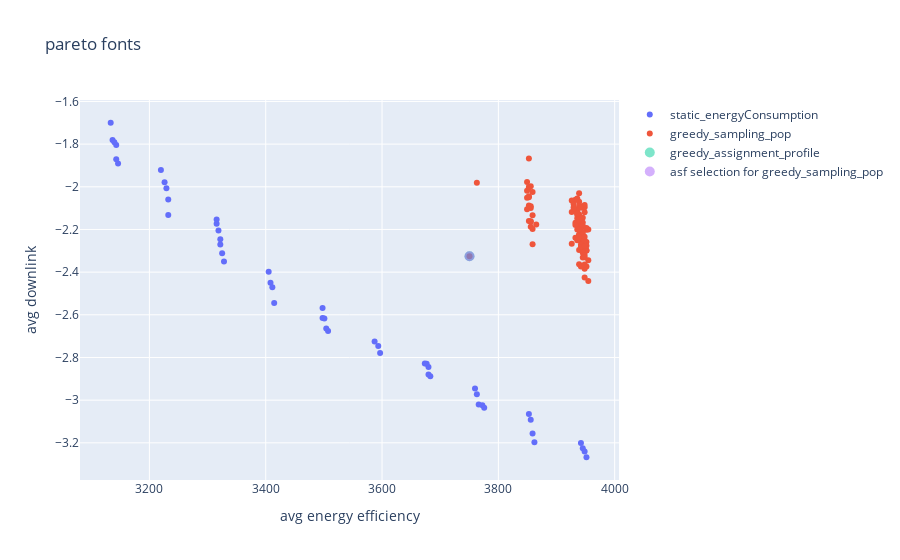
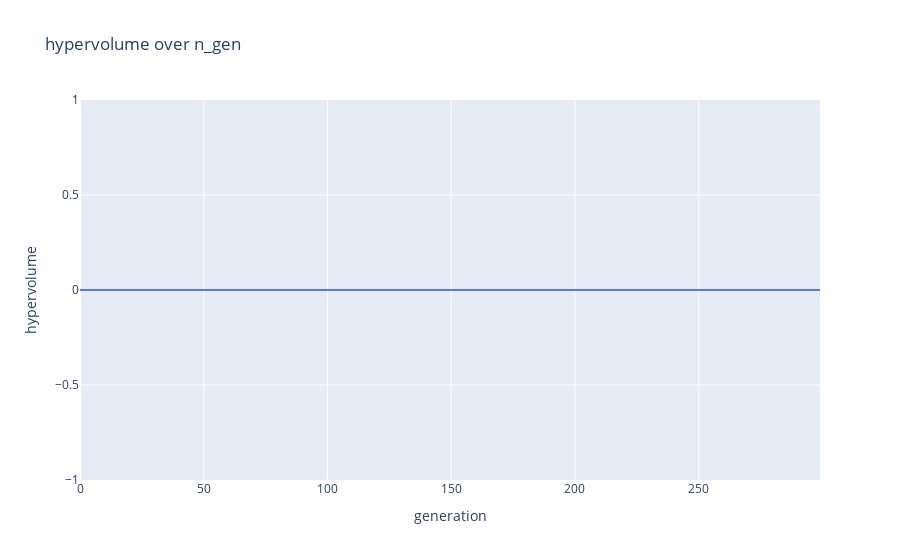

Notebook code for these charts, in order:
### Code cell
fig1 = go.Figure()
fig1.update_layout(
    title=f"pareto fonts",
    xaxis_title="avg energy efficiency",
    yaxis_title="avg downlink")

##### add paretofronts of all runs
for index, pareto_front in enumerate(pareto_fronts):
    fig1.add_trace(
        go.Scatter(
            x=np.array(pareto_front)[:,0],
            y=np.array(pareto_front)[:,1],
            mode='markers',
            name=config_names[index],
            )
        )

##### add rssi sampling population
son = Son(adjacencies_file_name=f"./datastore/{network_name}/{network_name}_adjacencies.json", parameter_config_file_name=f"./datastore/{network_name}/{config_names[0]}/{config_names[0]}.json")
sampling_pop_objecitve_space = create_greedy_rssi_sampling_pop(results_object["optimization_objectives"], son)
fig1.add_trace(
     go.Scatter(
        x=sampling_pop_objecitve_space[:,0],
        y=sampling_pop_objecitve_space[:,1],
        mode='markers',
        name= "greedy_sampling_pop",
        )
    )
###### highlight greedy assignment activation profile
fig1.add_trace(
    go.Scatter(
        x=np.array(sampling_pop_objecitve_space[-1][0]),
        y=np.array(sampling_pop_objecitve_space[-1][1]),
        mode='markers',
        name= "greedy_assignment_profile",
        opacity= 0.5,
        marker=dict(size=10)
        )
    )
##### highlight asf selection from rssi_sampling
i = asf_select(sampling_pop_objecitve_space)
fig1.add_trace(
    go.Scatter(
        x=np.array(sampling_pop_objecitve_space[i][0]),
        y=np.array(sampling_pop_objecitve_space[i][1]),
        mode='markers',
        name= "asf selection for greedy_sampling_pop",
        opacity= 0.5,
        marker=dict(size=10)
        )
    )

fig2 = go.Figure()
fig2.update_layout(
    title="hypervolume over n_gen",
    xaxis_title="generation",
    yaxis_title="hypervolume")

for index, hyper_volume_history in enumerate(hyper_volume_histories):
    fig2.add_trace(
        go.Scatter(
            x=list(range(0, len(hyper_volume_history))),
            y=hyper_volume_history,
            mode='lines',
            name=config_names[index],
            ))


fig1.show()
fig2.show()

### Figure 1 — Plotly figure (JSON) as saved in the notebook; plotly's stock layout.template omitted (floating-point values rounded to 4 significant figures)
{"data": [{"mode": "markers", "name": "static_energyConsumption", "type": "scatter", "x": [3594.0, 3773.0, 3501.0, 3507.0, 3776.0, 3146.0, 3408.0, 3856.0, 3498.0, 3766.0, 3322.0, 3677.0, 3137.0, 3319.0, 3411.0, 3763.0, 3316.0, 3597.0, 3948.0, 3405.0, 3229.0, 3232.0, 3683.0, 3951.0, 3942.0, 3680.0, 3232.0, 3504.0, 3328.0, 3859.0, 3862.0, 3498.0, 3143.0, 3143.0, 3316.0, 3853.0, 3325.0, 3674.0, 3760.0, 3133.0, 3226.0, 3680.0, 3140.0, 3220.0, 3322.0, 3415.0, 3587.0, 3945.0], "y": [-2.746, -3.024, -2.617, -2.676, -3.036, -1.89, -2.45, -3.092, -2.568, -3.02, -2.27, -2.829, -1.78, -2.205, -2.471, -2.972, -2.173, -2.779, -3.241, -2.398, -2.007, -2.132, -2.888, -3.268, -3.201, -2.844, -2.059, -2.664, -2.35, -3.156, -3.197, -2.615, -1.871, -1.804, -2.153, -3.064, -2.311, -2.829, -2.945, -1.7, -1.979, -2.88, -1.792, -1.921, -2.246, -2.544, -2.725, -3.225]}, {"mode": "markers", "name": "greedy_sampling_pop", "type": "scatter", "x": [3853.0, 3939.0, 3951.0, 3939.0, 3942.0, 3933.0, 3853.0, 3936.0, 3945.0, 3942.0, 3939.0, 3859.0, 3939.0, 3933.0, 3936.0, 3951.0, 3942.0, 3955.0, 3856.0, 3939.0, 3945.0, 3853.0, 3936.0, 3942.0, 3951.0, 3859.0, 3955.0, 3945.0, 3926.0, 3942.0, 3945.0, 3945.0, 3939.0, 3939.0, 3853.0, 3948.0, 3939.0, 3936.0, 3849.0, 3849.0, 3763.0, 3951.0, 3933.0, 3948.0, 3955.0, 3926.0, 3948.0, 3945.0, 3939.0, 3948.0, 3948.0, 3939.0, 3951.0, 3948.0, 3933.0, 3929.0, 3939.0, 3929.0, 3849.0, 3936.0, 3865.0, 3942.0, 3945.0, 3945.0, 3853.0, 3853.0, 3856.0, 3933.0, 3942.0, 3856.0, 3942.0, 3948.0, 3849.0, 3942.0, 3936.0, 3951.0, 3945.0, 3942.0, 3926.0, 3936.0, 3936.0, 3951.0, 3948.0, 3853.0, 3856.0, 3945.0, 3939.0, 3859.0, 3939.0, 3856.0, 3948.0, 3948.0, 3939.0, 3856.0, 3948.0, 3948.0, 3942.0, 3948.0, 3859.0, 3750.0], "y": [-2.087, -2.13, -2.201, -2.363, -2.287, -2.238, -2.049, -2.055, -2.331, -2.253, -2.296, -2.024, -2.153, -2.169, -2.201, -2.298, -2.221, -2.2, -2.099, -2.07, -2.145, -1.868, -2.123, -2.091, -2.299, -2.27, -2.441, -2.293, -2.119, -2.163, -2.309, -2.167, -2.03, -2.223, -2.005, -2.32, -2.09, -2.117, -2.105, -1.977, -1.982, -2.193, -2.061, -2.096, -2.344, -2.064, -2.425, -2.187, -2.23, -2.331, -2.267, -2.228, -2.373, -2.385, -2.105, -2.08, -2.176, -2.097, -2.051, -2.131, -2.176, -2.374, -2.184, -2.229, -2.045, -2.16, -2.092, -2.179, -2.272, -1.997, -2.204, -2.279, -2.019, -2.255, -2.148, -2.259, -2.263, -2.282, -2.266, -2.125, -2.25, -2.276, -2.277, -2.001, -2.163, -2.216, -2.2, -2.134, -2.157, -2.188, -2.25, -2.085, -2.234, -2.161, -2.364, -2.12, -2.098, -2.235, -2.197, -2.326]}, {"marker": {"size": 10}, "mode": "markers", "name": "greedy_assignment_profile", "opacity": 0.5, "type": "scatter", "x": [3750.0], "y": [-2.326]}, {"marker": {"size": 10}, "mode": "markers", "name": "asf selection for greedy_sampling_pop", "opacity": 0.5, "type": "scatter", "x": [3750.0], "y": [-2.326]}], "layout": {"title": {"text": "pareto fonts"}, "xaxis": {"title": {"text": "avg energy efficiency"}}, "yaxis": {"title": {"text": "avg downlink"}}}}

### Figure 2 — Plotly figure (JSON) as saved in the notebook; plotly's stock layout.template omitted (floating-point values rounded to 4 significant figures; data arrays with more than 128 entries replaced by an {"elided": "..."} marker saying what was removed)
{"data": [{"mode": "lines", "name": "static_energyConsumption", "type": "scatter", "x": {"elided": "300 int values"}, "y": {"elided": "300 int values"}}], "layout": {"title": {"text": "hypervolume over n_gen"}, "xaxis": {"title": {"text": "generation"}}, "yaxis": {"title": {"text": "hypervolume"}}}}
